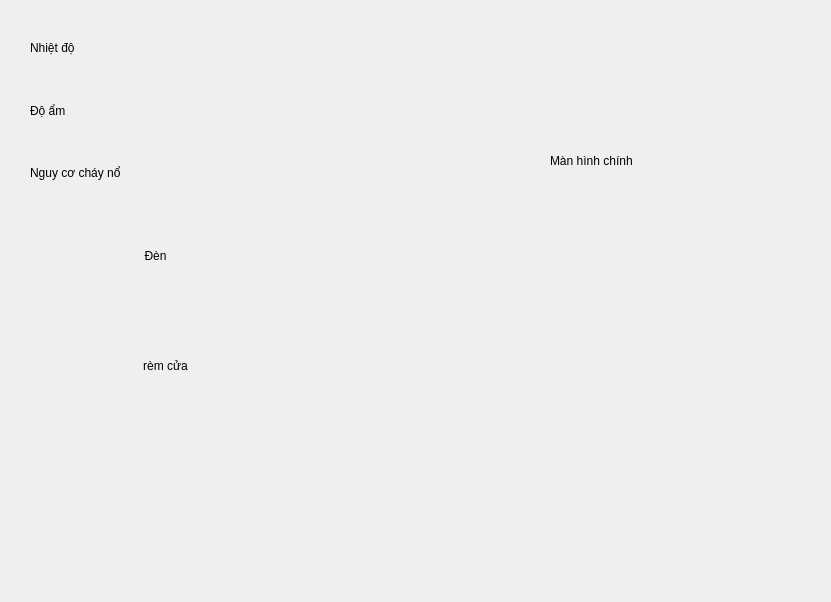
<?xml version="1.0" encoding="UTF-8"?>
<ui version="4.0">
 <class>Floor1</class>
 <widget class="QWidget" name="Floor1">
  <property name="geometry">
   <rect>
    <x>0</x>
    <y>0</y>
    <width>831</width>
    <height>602</height>
   </rect>
  </property>
  <property name="windowTitle">
   <string>Tầng 1</string>
  </property>
  <widget class="QPushButton" name="pushButton_Light">
   <property name="geometry">
    <rect>
     <x>10</x>
     <y>210</y>
     <width>291</width>
     <height>91</height>
    </rect>
   </property>
   <property name="sizePolicy">
    <sizepolicy hsizetype="Minimum" vsizetype="Preferred">
     <horstretch>0</horstretch>
     <verstretch>0</verstretch>
    </sizepolicy>
   </property>
   <property name="styleSheet">
    <string notr="true">background-color: transparent; border: 0px</string>
   </property>
   <property name="text">
    <string>Đèn</string>
   </property>
   <property name="icon">
    <iconset resource="images.qrc">
     <normaloff>:/resources/off-button.png</normaloff>
     <normalon>:/resources/on-button.png</normalon>:/resources/off-button.png</iconset>
   </property>
   <property name="iconSize">
    <size>
     <width>100</width>
     <height>200</height>
    </size>
   </property>
   <property name="flat">
    <bool>true</bool>
   </property>
  </widget>
  <widget class="QWidget" name="gridLayoutWidget">
   <property name="geometry">
    <rect>
     <x>30</x>
     <y>20</y>
     <width>331</width>
     <height>181</height>
    </rect>
   </property>
   <layout class="QGridLayout" name="gridLayout">
    <item row="1" column="0">
     <widget class="QLabel" name="label_Humidity">
      <property name="text">
       <string>Độ ẩm</string>
      </property>
     </widget>
    </item>
    <item row="0" column="1">
     <widget class="QLabel" name="label_Temp_Value">
      <property name="text">
       <string/>
      </property>
     </widget>
    </item>
    <item row="2" column="0">
     <widget class="QLabel" name="label_Fire">
      <property name="text">
       <string>Nguy cơ cháy nổ</string>
      </property>
     </widget>
    </item>
    <item row="1" column="1">
     <widget class="QLabel" name="label_Humidity_Value">
      <property name="text">
       <string/>
      </property>
     </widget>
    </item>
    <item row="0" column="0">
     <widget class="QLabel" name="label_Temp">
      <property name="text">
       <string>Nhiệt độ </string>
      </property>
     </widget>
    </item>
    <item row="2" column="1">
     <widget class="QLabel" name="label_Fire_Value">
      <property name="text">
       <string/>
      </property>
     </widget>
    </item>
   </layout>
  </widget>
  <widget class="QPushButton" name="pushButton_Curtain">
   <property name="geometry">
    <rect>
     <x>30</x>
     <y>310</y>
     <width>271</width>
     <height>111</height>
    </rect>
   </property>
   <property name="sizePolicy">
    <sizepolicy hsizetype="Minimum" vsizetype="Preferred">
     <horstretch>0</horstretch>
     <verstretch>0</verstretch>
    </sizepolicy>
   </property>
   <property name="styleSheet">
    <string notr="true">background-color: transparent; border: 0px</string>
   </property>
   <property name="text">
    <string>rèm cửa</string>
   </property>
   <property name="icon">
    <iconset resource="images.qrc">
     <normaloff>:/resources/off-button.png</normaloff>
     <normalon>:/resources/on-button.png</normalon>:/resources/off-button.png</iconset>
   </property>
   <property name="iconSize">
    <size>
     <width>100</width>
     <height>200</height>
    </size>
   </property>
   <property name="flat">
    <bool>true</bool>
   </property>
  </widget>
  <widget class="QPushButton" name="pushButton_Home">
   <property name="geometry">
    <rect>
     <x>640</x>
     <y>0</y>
     <width>111</width>
     <height>111</height>
    </rect>
   </property>
   <property name="styleSheet">
    <string notr="true">background-color: transparent; border: 0px</string>
   </property>
   <property name="text">
    <string/>
   </property>
   <property name="icon">
    <iconset resource="images.qrc">
     <normaloff>:/resources/homepage.png</normaloff>:/resources/homepage.png</iconset>
   </property>
   <property name="iconSize">
    <size>
     <width>100</width>
     <height>100</height>
    </size>
   </property>
   <property name="flat">
    <bool>true</bool>
   </property>
  </widget>
  <widget class="QLabel" name="label_Home">
   <property name="geometry">
    <rect>
     <x>550</x>
     <y>130</y>
     <width>261</width>
     <height>61</height>
    </rect>
   </property>
   <property name="text">
    <string>Màn hình chính</string>
   </property>
  </widget>
  <widget class="QPushButton" name="pushButton_Light_Status">
   <property name="geometry">
    <rect>
     <x>620</x>
     <y>190</y>
     <width>161</width>
     <height>151</height>
    </rect>
   </property>
   <property name="text">
    <string/>
   </property>
   <property name="icon">
    <iconset resource="images.qrc">
     <normaloff>:/resources/light_on.png</normaloff>:/resources/light_on.png</iconset>
   </property>
   <property name="iconSize">
    <size>
     <width>100</width>
     <height>100</height>
    </size>
   </property>
   <property name="flat">
    <bool>true</bool>
   </property>
  </widget>
 </widget>
 <resources>
  <include location="images.qrc"/>
 </resources>
 <connections/>
</ui>
